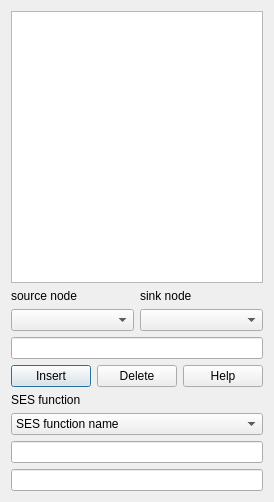
              <widget class="QWidget" name="couplingm1">
               <property name="geometry">
                <rect>
                 <x>0</x>
                 <y>0</y>
                 <width>257</width>
                 <height>502</height>
                </rect>
               </property>
               <attribute name="label">
                <string>Coupling</string>
               </attribute>
               <layout class="QVBoxLayout" name="verticalLayout_4">
                <item>
                 <widget class="QTableView" name="tvcouplingviewm1">
                  <property name="selectionMode">
                   <enum>QAbstractItemView::MultiSelection</enum>
                  </property>
                  <property name="selectionBehavior">
                   <enum>QAbstractItemView::SelectRows</enum>
                  </property>
                 </widget>
                </item>
                <item>
                 <layout class="QHBoxLayout" name="couplinghhm1">
                  <item>
                   <widget class="QLabel" name="lcouplingssonamem1">
                    <property name="text">
                     <string>source node</string>
                    </property>
                   </widget>
                  </item>
                  <item>
                   <widget class="QLabel" name="lcouplingssinamem1">
                    <property name="text">
                     <string>sink node</string>
                    </property>
                   </widget>
                  </item>
                 </layout>
                </item>
                <item>
                 <layout class="QHBoxLayout" name="couplinghhhm1">
                  <item>
                   <widget class="QComboBox" name="cbcouplingssonamem1"/>
                  </item>
                  <item>
                   <widget class="QComboBox" name="cbcouplingssinamem1"/>
                  </item>
                 </layout>
                </item>
                <item>
                 <widget class="QLineEdit" name="lelistcouplingm1"/>
                </item>
                <item>
                 <layout class="QHBoxLayout" name="couplinghm1">
                  <item>
                   <widget class="QPushButton" name="bcouplingsinsertm1">
                    <property name="text">
                     <string>Insert</string>
                    </property>
                    <property name="icon">
                     <iconset resource="icons.qrc">
                      <normaloff>:/icons/ieditadd.png</normaloff>:/icons/ieditadd.png</iconset>
                    </property>
                    <property name="default">
                     <bool>true</bool>
                    </property>
                   </widget>
                  </item>
                  <item>
                   <widget class="QPushButton" name="bcouplingsdeletem1">
                    <property name="text">
                     <string>Delete</string>
                    </property>
                    <property name="icon">
                     <iconset resource="icons.qrc">
                      <normaloff>:/icons/ieditdelete.png</normaloff>:/icons/ieditdelete.png</iconset>
                    </property>
                   </widget>
                  </item>
                  <item>
                   <widget class="QPushButton" name="bcouplingshelpm1">
                    <property name="text">
                     <string>Help</string>
                    </property>
                    <property name="icon">
                     <iconset resource="icons.qrc">
                      <normaloff>:/icons/ihelp.png</normaloff>:/icons/ihelp.png</iconset>
                    </property>
                   </widget>
                  </item>
                 </layout>
                </item>
                <item>
                 <widget class="QLabel" name="lcbcouplingfunselectm1">
                  <property name="text">
                   <string>SES function</string>
                  </property>
                 </widget>
                </item>
                <item>
                 <widget class="QComboBox" name="cbcouplingfunselectm1">
                  <item>
                   <property name="text">
                    <string>SES function name</string>
                   </property>
                  </item>
                 </widget>
                </item>
                <item>
                 <widget class="QLineEdit" name="lecouplingfunselectm1"/>
                </item>
                <item>
                 <widget class="QLineEdit" name="lecouplingfunselectresm1">
                  <property name="readOnly">
                   <bool>true</bool>
                  </property>
                 </widget>
                </item>
               </layout>
              </widget>
